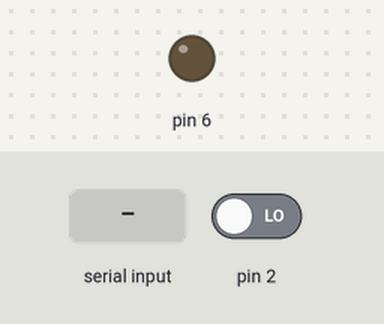
Recording of a sketch running on a simulated Arduino Mega 2560, built with avr-gcc and run on an emulated ATmega2560. Parts: output pins drawn as LEDs (lit = HIGH). The test bench sets the inputs (shaded band); at power-on: pin 2 LOW. The modem accepts every AT command (registered, SIM ready, sends succeed) and sends nothing else; what the sketch prints to the serial monitor is not drawn.

Above: at 11.2 s.
11.3 s: "1\n" received over the second serial link
At 11.9 s:
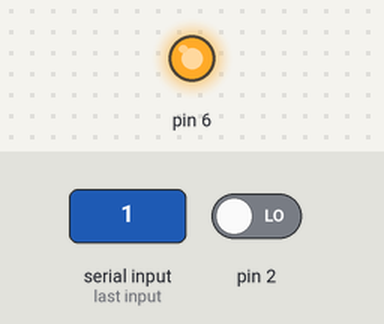
Timing chart, 0 to 14.3 s (numbered marks = the images above; inputs shaded):
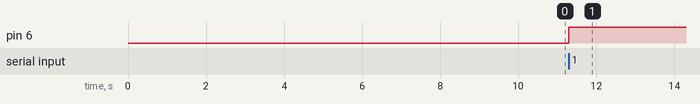

The sketch:

Arduino.ino
```cpp
#include "Arduino.h"

void setup() {
  pinMode(6, OUTPUT); // 날씨 전송 pin
  pinMode(2,INPUT); // 초음파
  Serial2.begin(115200);
  Serial.begin(115200);

  delay(10000);
  Serial.println("Started");
}

int is_OK() {
  if (Serial2.available()) {
    String data = Serial2.readStringUntil('\n');
    int len = data.length();

    if (len > 2) {
      const char *buf = data.c_str();
      if (buf[0] == 'O' && buf[1] == 'K') {
        return 1;
      }
    }
  }

  return 0;
}

#define STATE_CREATE        1
#define STATE_CREATE_WAIT   2
#define STATE_CONNECT       3
#define STATE_CONNECT_WAIT  4
#define STATE_WRITE         5
#define STATE_READ          6
unsigned long lastTime = 0;
unsigned long time_now = 0;
void loop() {
  static int state = 1;

  switch (state) {

    case STATE_CREATE:
      Serial.write("Create ...\r\n");
      Serial2.write("AT+WSOCR=0,shscript.com,80,1,0\r\n");
      state = STATE_CREATE_WAIT;
      lastTime = millis();
      break;

    case STATE_CREATE_WAIT:
      time_now = millis();
      if(time_now - lastTime > 10000) {
        state = STATE_CREATE;
        Serial.println("Create fail...");
        break;
      }
      if (is_OK()) {
        Serial.write("Create OK\r\n");
        state = STATE_CONNECT;
      }
      break;

    case STATE_CONNECT:
      Serial.write("Connect ...\r\n");
      Serial2.write("AT+WSOCO=0\r\n");
      state = STATE_CONNECT_WAIT;
      lastTime = millis();
      break;

    case STATE_CONNECT_WAIT:
      time_now = millis();
      if(time_now - lastTime > 10000) {
        state = STATE_CREATE;
        Serial.println("CONNECT fail...");
        break;
      }
      if (is_OK()) {
        Serial.write("Connect OK\r\n");
        state = STATE_WRITE;
      }
      break;

    case STATE_WRITE:
      if(digitalRead(2)==1) Serial2.write("AT+WSOWR=0,70,GET /?us=1 HTTP/1.1\r\n");
      else Serial2.write("AT+WSOWR=0,70,GET /?us=0 HTTP/1.1\r\n");
      Serial2.write("HOST: weather.shscript.com\r\n");
      Serial2.write("Connection: close\r\n");
      Serial2.write("\r\n");
      Serial2.write("\r\n");
      Serial2.flush();

      state = STATE_READ;
      lastTime = millis();
      break;

    case STATE_READ:

      for (;;) {
        time_now = millis();
        if(time_now - lastTime > 10000) {
          state = STATE_CREATE;
          Serial.println("READ fail...");
          break;
        }
        if (Serial2.available()) {
          String data = Serial2.readStringUntil('\n');
          const char *buf = data.c_str();
          Serial.println(buf);
          if( *buf == '0') {
            Serial.println("비가 안와요");
            digitalWrite(6,LOW);

            break;
          }
          else if (*buf == '1') {
            Serial.println("비가 와요");
            digitalWrite(6,HIGH);
            break;
          }
        }
      }

      delay(10000);
      Serial2.flush();
      state = STATE_CREATE;
      break;
  }
}
```

Measured:
- after the input at 11.3 s, pin 6: LOW → HIGH at once
